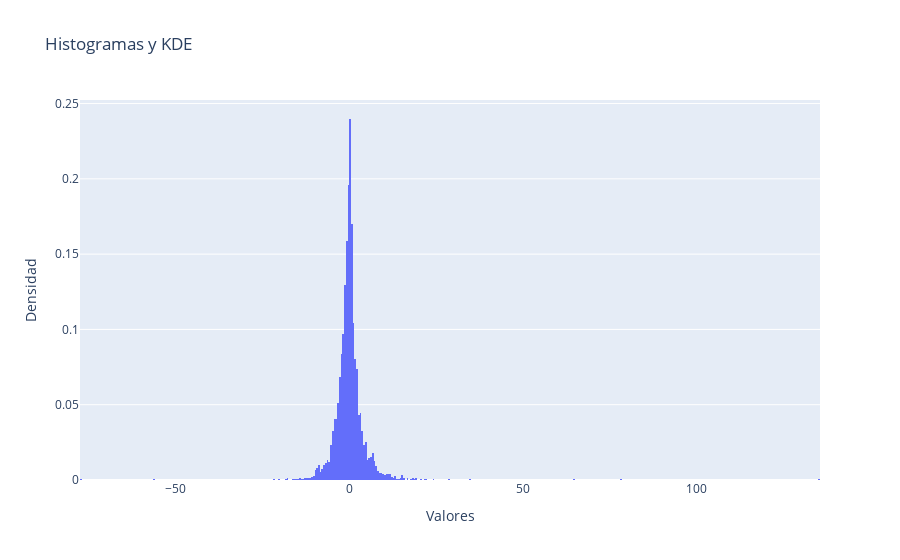

Notebook code cell kept with this figure:
### Code cell
import plotly.graph_objects as go
import plotly.express as px

def plot_histo_den(df, columns):
    num_cols = len(columns)
    num_rows = num_cols // 2 + num_cols % 2
    fig = go.Figure()

    for i, column in enumerate(columns):
        if df[column].dtype in ['int64', 'float64']:
            fig.add_trace(go.Histogram(x=df[column], histnorm='probability density', name=column))

    fig.update_layout(title='Histogramas y KDE',
                      xaxis_title='Valores',
                      yaxis_title='Densidad',
                      barmode='overlay')

    fig.show()

# Llamada a la función
plot_histo_den (retorno_por, ['retornos'])

### Figure 1 — Plotly figure (JSON) as saved in the notebook; plotly's stock layout.template omitted (floating-point values rounded to 4 significant figures; data arrays with more than 128 entries replaced by an {"elided": "..."} marker saying what was removed)
{"data": [{"histnorm": "probability density", "name": "retornos", "type": "histogram", "x": {"elided": "3730 float values"}}], "layout": {"barmode": "overlay", "title": {"text": "Histogramas y KDE"}, "xaxis": {"title": {"text": "Valores"}}, "yaxis": {"title": {"text": "Densidad"}}}}
